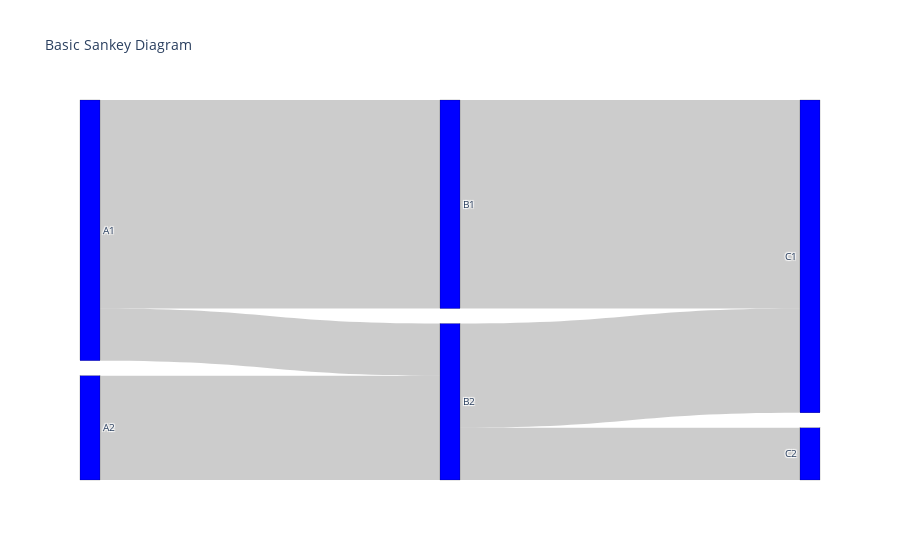

Notebook code for this chart:
### Code cell
import plotly.graph_objects as go

fig = go.Figure(data=[go.Sankey(
    arrangement='snap',
    node = dict(
      pad = 15,
      thickness = 20,
      line = dict(color = "black", width = 0.2),
      label = ["A1", "A2", "B1", "B2", "C1", "C2"],
      color = "blue"
    ),
    link = dict(
      source = [0, 1, 0, 2, 3, 3], # indices correspond to labels, eg A1, A2, A1, B1, ...
      target = [2, 3, 3, 4, 4, 5],
      value = [8, 4, 2, 8, 4, 2]
  ))])

fig.update_layout(title_text="Basic Sankey Diagram", font_size=10)
fig.show()

### Figure 1 — Plotly figure (JSON) as saved in the notebook; plotly's stock layout.template omitted (floating-point values rounded to 4 significant figures)
{"data": [{"arrangement": "snap", "link": {"source": [0, 1, 0, 2, 3, 3], "target": [2, 3, 3, 4, 4, 5], "value": [8, 4, 2, 8, 4, 2]}, "node": {"color": "blue", "label": ["A1", "A2", "B1", "B2", "C1", "C2"], "line": {"color": "black", "width": 0.2}, "pad": 15, "thickness": 20}, "type": "sankey"}], "layout": {"font": {"size": 10}, "title": {"text": "Basic Sankey Diagram"}}}
